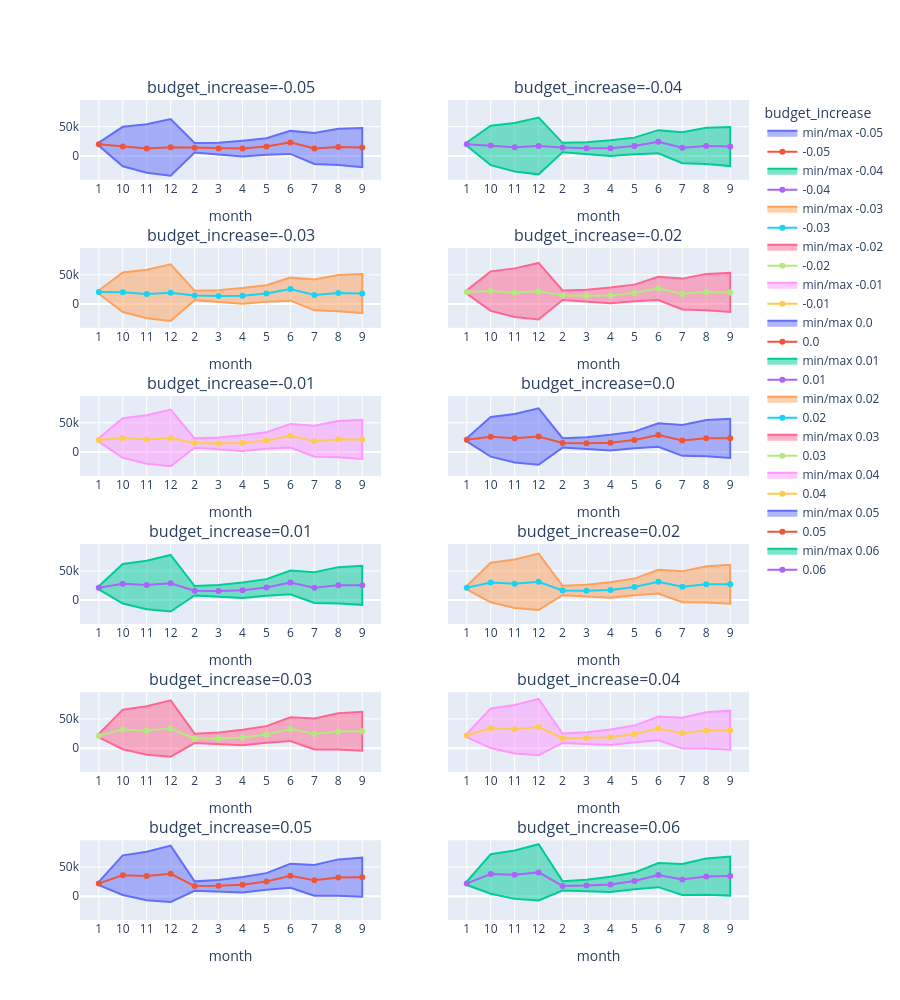

Notebook code cell kept with this figure:
### Code cell
simulations_by_month = (
    simulations.group_by("month", "budget_increase")
    .agg(
        amount_average=pl.col("amount").mean(),
        amount_min=pl.col("amount").min(),
        amount_max=pl.col("amount").max(),
    )
    .sort("budget_increase", "month")
)

TRENDLINE_FIG_COL_COUNT = 2

fig = make_subplots(
    rows=int(len(BUDGET_INCREASES) / TRENDLINE_FIG_COL_COUNT),
    cols=TRENDLINE_FIG_COL_COUNT,
    shared_yaxes="all",
    subplot_titles=[
        f"budget_increase={budget_increase}" for budget_increase in BUDGET_INCREASES
    ],
)
for i, budget_increase in enumerate(BUDGET_INCREASES):
    sims = simulations_by_month.filter(pl.col("budget_increase") == budget_increase)
    row = int(i / TRENDLINE_FIG_COL_COUNT) + 1
    col = i % TRENDLINE_FIG_COL_COUNT + 1
    fig.add_trace(
        go.Scatter(
            x=pl.concat([sims["month"], sims["month"].reverse()]),
            y=pl.concat([sims["amount_min"], sims["amount_max"].reverse()]),
            name=f"min/max {budget_increase}",
            fill="toself",
        ),
        row=row,
        col=col,
    )
    fig.add_trace(
        go.Scatter(x=sims["month"], y=sims["amount_average"], name=budget_increase),
        row=row,
        col=col,
    )
    fig.update_xaxes(title_text="month", row=row, col=col)
fig.update_layout(height=1000, legend=go.layout.Legend(title="budget_increase"))
fig.show()

### Figure 1 — Plotly figure (JSON) as saved in the notebook; plotly's stock layout.template omitted (floating-point values rounded to 4 significant figures)
{"data": [{"fill": "toself", "name": "min/max -0.05", "type": "scatter", "x": ["1", "10", "11", "12", "2", "3", "4", "5", "6", "7", "8", "9", "9", "8", "7", "6", "5", "4", "3", "2", "12", "11", "10", "1"], "xaxis": "x", "y": [17240.0, -17730.0, -28700.0, -33880.0, 5897.0, 2298.0, -907.8, 1862.0, 3479.0, -13790.0, -15590.0, -19170.0, 47710.0, 46440.0, 39040.0, 42820.0, 30350.0, 26080.0, 22710.0, 22060.0, 63160.0, 54310.0, 49760.0, 22730.0], "yaxis": "y"}, {"name": "-0.05", "type": "scatter", "x": ["1", "10", "11", "12", "2", "3", "4", "5", "6", "7", "8", "9"], "xaxis": "x", "y": [19980.0, 16010.0, 12810.0, 14640.0, 13980.0, 12500.0, 12580.0, 16110.0, 23150.0, 12630.0, 15420.0, 14270.0], "yaxis": "y"}, {"fill": "toself", "name": "min/max -0.04", "type": "scatter", "x": ["1", "10", "11", "12", "2", "3", "4", "5", "6", "7", "8", "9", "9", "8", "7", "6", "5", "4", "3", "2", "12", "11", "10", "1"], "xaxis": "x2", "y": [17400.0, -15740.0, -26510.0, -31470.0, 6235.0, 2845.0, -187.6, 2759.0, 4569.0, -12340.0, -13940.0, -17330.0, 49520.0, 48090.0, 40480.0, 44090.0, 31260.0, 26730.0, 23200.0, 22390.0, 65500.0, 56490.0, 51760.0, 22910.0], "yaxis": "y2"}, {"name": "-0.04", "type": "scatter", "x": ["1", "10", "11", "12", "2", "3", "4", "5", "6", "7", "8", "9"], "xaxis": "x2", "y": [20160.0, 18010.0, 14990.0, 17010.0, 14310.0, 13020.0, 13270.0, 17010.0, 24330.0, 14070.0, 17070.0, 16100.0], "yaxis": "y2"}, {"fill": "toself", "name": "min/max -0.03", "type": "scatter", "x": ["1", "10", "11", "12", "2", "3", "4", "5", "6", "7", "8", "9", "9", "8", "7", "6", "5", "4", "3", "2", "12", "11", "10", "1"], "xaxis": "x3", "y": [17570.0, -13760.0, -24310.0, -29070.0, 6572.0, 3393.0, 532.7, 3655.0, 5658.0, -10890.0, -12290.0, -15500.0, 51340.0, 49740.0, 41920.0, 45350.0, 32180.0, 27390.0, 23690.0, 22720.0, 67830.0, 58680.0, 53770.0, 23100.0], "yaxis": "y3"}, {"name": "-0.03", "type": "scatter", "x": ["1", "10", "11", "12", "2", "3", "4", "5", "6", "7", "8", "9"], "xaxis": "x3", "y": [20330.0, 20010.0, 17180.0, 19380.0, 14650.0, 13540.0, 13960.0, 17920.0, 25500.0, 15520.0, 18730.0, 17920.0], "yaxis": "y3"}, {"fill": "toself", "name": "min/max -0.02", "type": "scatter", "x": ["1", "10", "11", "12", "2", "3", "4", "5", "6", "7", "8", "9", "9", "8", "7", "6", "5", "4", "3", "2", "12", "11", "10", "1"], "xaxis": "x4", "y": [17740.0, -11770.0, -22120.0, -26660.0, 6910.0, 3941.0, 1253.0, 4552.0, 6748.0, -9435.0, -10640.0, -13660.0, 53150.0, 51390.0, 43370.0, 46610.0, 33090.0, 28050.0, 24180.0, 23060.0, 70160.0, 60860.0, 55780.0, 23280.0], "yaxis": "y4"}, {"name": "-0.02", "type": "scatter", "x": ["1", "10", "11", "12", "2", "3", "4", "5", "6", "7", "8", "9"], "xaxis": "x4", "y": [20510.0, 22000.0, 19370.0, 21750.0, 14980.0, 14060.0, 14650.0, 18820.0, 26680.0, 16970.0, 20380.0, 19750.0], "yaxis": "y4"}, {"fill": "toself", "name": "min/max -0.01", "type": "scatter", "x": ["1", "10", "11", "12", "2", "3", "4", "5", "6", "7", "8", "9", "9", "8", "7", "6", "5", "4", "3", "2", "12", "11", "10", "1"], "xaxis": "x5", "y": [17910.0, -9789.0, -19930.0, -24250.0, 7247.0, 4489.0, 1973.0, 5449.0, 7837.0, -7984.0, -8985.0, -11830.0, 54970.0, 53040.0, 44810.0, 47880.0, 34000.0, 28710.0, 24660.0, 23390.0, 72490.0, 63040.0, 57790.0, 23460.0], "yaxis": "y5"}, {"name": "-0.01", "type": "scatter", "x": ["1", "10", "11", "12", "2", "3", "4", "5", "6", "7", "8", "9"], "xaxis": "x5", "y": [20680.0, 24000.0, 21550.0, 24120.0, 15320.0, 14580.0, 15340.0, 19720.0, 27860.0, 18410.0, 22030.0, 21570.0], "yaxis": "y5"}, {"fill": "toself", "name": "min/max 0.0", "type": "scatter", "x": ["1", "10", "11", "12", "2", "3", "4", "5", "6", "7", "8", "9", "9", "8", "7", "6", "5", "4", "3", "2", "12", "11", "10", "1"], "xaxis": "x6", "y": [18070.0, -7804.0, -17740.0, -21850.0, 7585.0, 5037.0, 2693.0, 6345.0, 8927.0, -6533.0, -7333.0, -9992.0, 56780.0, 54690.0, 46250.0, 49140.0, 34910.0, 29370.0, 25150.0, 23720.0, 74820.0, 65220.0, 59800.0, 23640.0], "yaxis": "y6"}, {"name": "0.0", "type": "scatter", "x": ["1", "10", "11", "12", "2", "3", "4", "5", "6", "7", "8", "9"], "xaxis": "x6", "y": [20860.0, 26000.0, 23740.0, 26490.0, 15650.0, 15090.0, 16030.0, 20630.0, 29030.0, 19860.0, 23680.0, 23400.0], "yaxis": "y6"}, {"fill": "toself", "name": "min/max 0.01", "type": "scatter", "x": ["1", "10", "11", "12", "2", "3", "4", "5", "6", "7", "8", "9", "9", "8", "7", "6", "5", "4", "3", "2", "12", "11", "10", "1"], "xaxis": "x7", "y": [18240.0, -5819.0, -15550.0, -19440.0, 7922.0, 5585.0, 3414.0, 7242.0, 10020.0, -5082.0, -5682.0, -8158.0, 58600.0, 56340.0, 47690.0, 50400.0, 35830.0, 30020.0, 25640.0, 24050.0, 77150.0, 67400.0, 61800.0, 23830.0], "yaxis": "y7"}, {"name": "0.01", "type": "scatter", "x": ["1", "10", "11", "12", "2", "3", "4", "5", "6", "7", "8", "9"], "xaxis": "x7", "y": [21030.0, 27990.0, 25930.0, 28860.0, 15990.0, 15610.0, 16720.0, 21530.0, 30210.0, 21300.0, 25330.0, 25220.0], "yaxis": "y7"}, {"fill": "toself", "name": "min/max 0.02", "type": "scatter", "x": ["1", "10", "11", "12", "2", "3", "4", "5", "6", "7", "8", "9", "9", "8", "7", "6", "5", "4", "3", "2", "12", "11", "10", "1"], "xaxis": "x8", "y": [18410.0, -3833.0, -13350.0, -17030.0, 8260.0, 6132.0, 4134.0, 8139.0, 11110.0, -3630.0, -4030.0, -6323.0, 60410.0, 57990.0, 49130.0, 51670.0, 36740.0, 30680.0, 26130.0, 24380.0, 79490.0, 69580.0, 63810.0, 24010.0], "yaxis": "y8"}, {"name": "0.02", "type": "scatter", "x": ["1", "10", "11", "12", "2", "3", "4", "5", "6", "7", "8", "9"], "xaxis": "x8", "y": [21210.0, 29990.0, 28110.0, 31230.0, 16320.0, 16130.0, 17410.0, 22440.0, 31390.0, 22750.0, 26980.0, 27050.0], "yaxis": "y8"}, {"fill": "toself", "name": "min/max 0.03", "type": "scatter", "x": ["1", "10", "11", "12", "2", "3", "4", "5", "6", "7", "8", "9", "9", "8", "7", "6", "5", "4", "3", "2", "12", "11", "10", "1"], "xaxis": "x9", "y": [18570.0, -1848.0, -11160.0, -14630.0, 8597.0, 6680.0, 4854.0, 9035.0, 12200.0, -2179.0, -2379.0, -4488.0, 62230.0, 59650.0, 50570.0, 52930.0, 37650.0, 31340.0, 26610.0, 24710.0, 81820.0, 71760.0, 65820.0, 24190.0], "yaxis": "y9"}, {"name": "0.03", "type": "scatter", "x": ["1", "10", "11", "12", "2", "3", "4", "5", "6", "7", "8", "9"], "xaxis": "x9", "y": [21380.0, 31990.0, 30300.0, 33590.0, 16660.0, 16650.0, 18100.0, 23340.0, 32560.0, 24190.0, 28630.0, 28870.0], "yaxis": "y9"}, {"fill": "toself", "name": "min/max 0.04", "type": "scatter", "x": ["1", "10", "11", "12", "2", "3", "4", "5", "6", "7", "8", "9", "9", "8", "7", "6", "5", "4", "3", "2", "12", "11", "10", "1"], "xaxis": "x10", "y": [18740.0, 137.0, -8970.0, -12220.0, 8935.0, 7228.0, 5574.0, 9932.0, 13280.0, -728.0, -727.0, -2653.0, 64040.0, 61300.0, 52010.0, 54200.0, 38560.0, 32000.0, 27100.0, 25050.0, 84150.0, 73940.0, 67830.0, 24380.0], "yaxis": "y10"}, {"name": "0.04", "type": "scatter", "x": ["1", "10", "11", "12", "2", "3", "4", "5", "6", "7", "8", "9"], "xaxis": "x10", "y": [21560.0, 33980.0, 32490.0, 35960.0, 16990.0, 17170.0, 18790.0, 24250.0, 33740.0, 25640.0, 30290.0, 30690.0], "yaxis": "y10"}, {"fill": "toself", "name": "min/max 0.05", "type": "scatter", "x": ["1", "10", "11", "12", "2", "3", "4", "5", "6", "7", "8", "9", "9", "8", "7", "6", "5", "4", "3", "2", "12", "11", "10", "1"], "xaxis": "x11", "y": [18910.0, 2122.0, -6778.0, -9815.0, 9273.0, 7776.0, 6295.0, 10830.0, 14370.0, 723.1, 924.6, -818.5, 65860.0, 62950.0, 53450.0, 55460.0, 39480.0, 32660.0, 27590.0, 25380.0, 86480.0, 76120.0, 69830.0, 24560.0], "yaxis": "y11"}, {"name": "0.05", "type": "scatter", "x": ["1", "10", "11", "12", "2", "3", "4", "5", "6", "7", "8", "9"], "xaxis": "x11", "y": [21730.0, 35980.0, 34670.0, 38330.0, 17330.0, 17680.0, 19480.0, 25150.0, 34920.0, 27090.0, 31940.0, 32520.0], "yaxis": "y11"}, {"fill": "toself", "name": "min/max 0.06", "type": "scatter", "x": ["1", "10", "11", "12", "2", "3", "4", "5", "6", "7", "8", "9", "9", "8", "7", "6", "5", "4", "3", "2", "12", "11", "10", "1"], "xaxis": "x12", "y": [19080.0, 4107.0, -4586.0, -7408.0, 9610.0, 8324.0, 7015.0, 11720.0, 15460.0, 2174.0, 2576.0, 1016.0, 67670.0, 64600.0, 54890.0, 56720.0, 40390.0, 33310.0, 28080.0, 25710.0, 88810.0, 78310.0, 71840.0, 24740.0], "yaxis": "y12"}, {"name": "0.06", "type": "scatter", "x": ["1", "10", "11", "12", "2", "3", "4", "5", "6", "7", "8", "9"], "xaxis": "x12", "y": [21910.0, 37970.0, 36860.0, 40700.0, 17660.0, 18200.0, 20160.0, 26060.0, 36090.0, 28530.0, 33590.0, 34340.0], "yaxis": "y12"}], "layout": {"annotations": [{"font": {"size": 16}, "showarrow": false, "text": "budget_increase=-0.05", "x": 0.225, "xanchor": "center", "xref": "paper", "y": 1.0, "yanchor": "bottom", "yref": "paper"}, {"font": {"size": 16}, "showarrow": false, "text": "budget_increase=-0.04", "x": 0.775, "xanchor": "center", "xref": "paper", "y": 1.0, "yanchor": "bottom", "yref": "paper"}, {"font": {"size": 16}, "showarrow": false, "text": "budget_increase=-0.03", "x": 0.225, "xanchor": "center", "xref": "paper", "y": 0.8194, "yanchor": "bottom", "yref": "paper"}, {"font": {"size": 16}, "showarrow": false, "text": "budget_increase=-0.02", "x": 0.775, "xanchor": "center", "xref": "paper", "y": 0.8194, "yanchor": "bottom", "yref": "paper"}, {"font": {"size": 16}, "showarrow": false, "text": "budget_increase=-0.01", "x": 0.225, "xanchor": "center", "xref": "paper", "y": 0.6389, "yanchor": "bottom", "yref": "paper"}, {"font": {"size": 16}, "showarrow": false, "text": "budget_increase=0.0", "x": 0.775, "xanchor": "center", "xref": "paper", "y": 0.6389, "yanchor": "bottom", "yref": "paper"}, {"font": {"size": 16}, "showarrow": false, "text": "budget_increase=0.01", "x": 0.225, "xanchor": "center", "xref": "paper", "y": 0.4583, "yanchor": "bottom", "yref": "paper"}, {"font": {"size": 16}, "showarrow": false, "text": "budget_increase=0.02", "x": 0.775, "xanchor": "center", "xref": "paper", "y": 0.4583, "yanchor": "bottom", "yref": "paper"}, {"font": {"size": 16}, "showarrow": false, "text": "budget_increase=0.03", "x": 0.225, "xanchor": "center", "xref": "paper", "y": 0.2778, "yanchor": "bottom", "yref": "paper"}, {"font": {"size": 16}, "showarrow": false, "text": "budget_increase=0.04", "x": 0.775, "xanchor": "center", "xref": "paper", "y": 0.2778, "yanchor": "bottom", "yref": "paper"}, {"font": {"size": 16}, "showarrow": false, "text": "budget_increase=0.05", "x": 0.225, "xanchor": "center", "xref": "paper", "y": 0.09722, "yanchor": "bottom", "yref": "paper"}, {"font": {"size": 16}, "showarrow": false, "text": "budget_increase=0.06", "x": 0.775, "xanchor": "center", "xref": "paper", "y": 0.09722, "yanchor": "bottom", "yref": "paper"}], "height": 1000, "legend": {"title": {"text": "budget_increase"}}, "xaxis": {"anchor": "y", "domain": [0, 0.45], "title": {"text": "month"}}, "xaxis10": {"anchor": "y10", "domain": [0.55, 1], "title": {"text": "month"}}, "xaxis11": {"anchor": "y11", "domain": [0, 0.45], "title": {"text": "month"}}, "xaxis12": {"anchor": "y12", "domain": [0.55, 1], "title": {"text": "month"}}, "xaxis2": {"anchor": "y2", "domain": [0.55, 1], "title": {"text": "month"}}, "xaxis3": {"anchor": "y3", "domain": [0, 0.45], "title": {"text": "month"}}, "xaxis4": {"anchor": "y4", "domain": [0.55, 1], "title": {"text": "month"}}, "xaxis5": {"anchor": "y5", "domain": [0, 0.45], "title": {"text": "month"}}, "xaxis6": {"anchor": "y6", "domain": [0.55, 1], "title": {"text": "month"}}, "xaxis7": {"anchor": "y7", "domain": [0, 0.45], "title": {"text": "month"}}, "xaxis8": {"anchor": "y8", "domain": [0.55, 1], "title": {"text": "month"}}, "xaxis9": {"anchor": "y9", "domain": [0, 0.45], "title": {"text": "month"}}, "yaxis": {"anchor": "x", "domain": [0.9028, 1.0], "matches": "y11"}, "yaxis10": {"anchor": "x10", "domain": [0.1806, 0.2778], "matches": "y11", "showticklabels": false}, "yaxis11": {"anchor": "x11", "domain": [0, 0.09722]}, "yaxis12": {"anchor": "x12", "domain": [0, 0.09722], "matches": "y11", "showticklabels": false}, "yaxis2": {"anchor": "x2", "domain": [0.9028, 1.0], "matches": "y11", "showticklabels": false}, "yaxis3": {"anchor": "x3", "domain": [0.7222, 0.8194], "matches": "y11"}, "yaxis4": {"anchor": "x4", "domain": [0.7222, 0.8194], "matches": "y11", "showticklabels": false}, "yaxis5": {"anchor": "x5", "domain": [0.5417, 0.6389], "matches": "y11"}, "yaxis6": {"anchor": "x6", "domain": [0.5417, 0.6389], "matches": "y11", "showticklabels": false}, "yaxis7": {"anchor": "x7", "domain": [0.3611, 0.4583], "matches": "y11"}, "yaxis8": {"anchor": "x8", "domain": [0.3611, 0.4583], "matches": "y11", "showticklabels": false}, "yaxis9": {"anchor": "x9", "domain": [0.1806, 0.2778], "matches": "y11"}}}
